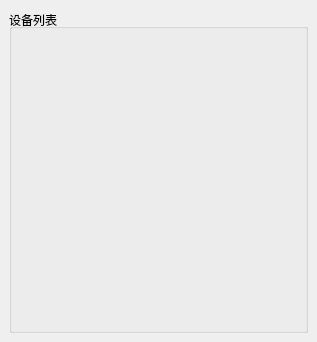
<?xml version="1.0" encoding="UTF-8"?>
<ui version="4.0">
 <class>MainWindow</class>
 <widget class="QMainWindow" name="MainWindow">
  <property name="geometry">
   <rect>
    <x>0</x>
    <y>0</y>
    <width>317</width>
    <height>342</height>
   </rect>
  </property>
  <property name="windowTitle">
   <string>MainWindow</string>
  </property>
  <widget class="QWidget" name="centralwidget">
   <layout class="QVBoxLayout" name="verticalLayout">
    <property name="spacing">
     <number>0</number>
    </property>
    <property name="leftMargin">
     <number>0</number>
    </property>
    <property name="topMargin">
     <number>0</number>
    </property>
    <property name="rightMargin">
     <number>0</number>
    </property>
    <property name="bottomMargin">
     <number>0</number>
    </property>
    <item>
     <widget class="QStackedWidget" name="stackedWidget">
      <widget class="QWidget" name="page_devicelist">
       <layout class="QVBoxLayout" name="verticalLayout_3">
        <item>
         <widget class="QGroupBox" name="groupBox_devicelist">
          <property name="font">
           <font>
            <underline>false</underline>
            <strikeout>false</strikeout>
           </font>
          </property>
          <property name="title">
           <string>设备列表</string>
          </property>
          <property name="alignment">
           <set>Qt::AlignLeading|Qt::AlignLeft|Qt::AlignVCenter</set>
          </property>
          <property name="flat">
           <bool>false</bool>
          </property>
          <layout class="QVBoxLayout" name="verticalLayout_4">
           <property name="spacing">
            <number>2</number>
           </property>
           <property name="leftMargin">
            <number>2</number>
           </property>
           <property name="topMargin">
            <number>5</number>
           </property>
           <property name="rightMargin">
            <number>2</number>
           </property>
           <property name="bottomMargin">
            <number>2</number>
           </property>
           <item>
            <widget class="DeviceList" name="devicelist" native="true"/>
           </item>
          </layout>
         </widget>
        </item>
       </layout>
      </widget>
      <widget class="QWidget" name="page_settings">
       <layout class="QVBoxLayout" name="verticalLayout_2">
        <item>
         <widget class="QTabWidget" name="tabWidget">
          <property name="currentIndex">
           <number>0</number>
          </property>
          <widget class="QWidget" name="netsettings">
           <attribute name="title">
            <string>网络设置</string>
           </attribute>
           <layout class="QGridLayout" name="gridLayout">
            <item row="0" column="1">
             <widget class="QLineEdit" name="lineEdit_address"/>
            </item>
            <item row="2" column="1">
             <widget class="QLineEdit" name="lineEdit_gateway"/>
            </item>
            <item row="2" column="0">
             <widget class="QLabel" name="label_gataway">
              <property name="text">
               <string>网关</string>
              </property>
             </widget>
            </item>
            <item row="0" column="0">
             <widget class="QLabel" name="label_address">
              <property name="text">
               <string>IPv4地址</string>
              </property>
             </widget>
            </item>
            <item row="1" column="0">
             <widget class="QLabel" name="label_netmask">
              <property name="text">
               <string>子网掩码</string>
              </property>
             </widget>
            </item>
            <item row="1" column="1">
             <widget class="QLineEdit" name="lineEdit_netmask">
              <property name="focusPolicy">
               <enum>Qt::TabFocus</enum>
              </property>
             </widget>
            </item>
           </layout>
          </widget>
          <widget class="ScenseList" name="scenselist">
           <attribute name="title">
            <string>广告设置</string>
           </attribute>
           <layout class="QVBoxLayout" name="verticalLayout_6"/>
          </widget>
         </widget>
        </item>
       </layout>
      </widget>
     </widget>
    </item>
   </layout>
  </widget>
  <widget class="QMenuBar" name="menubar">
   <property name="geometry">
    <rect>
     <x>0</x>
     <y>0</y>
     <width>317</width>
     <height>26</height>
    </rect>
   </property>
  </widget>
 </widget>
 <customwidgets>
  <customwidget>
   <class>DeviceList</class>
   <extends>QWidget</extends>
   <header location="global">devicelist.h</header>
   <container>1</container>
  </customwidget>
  <customwidget>
   <class>ScenseList</class>
   <extends>QWidget</extends>
   <header>scenselist.h</header>
   <container>1</container>
  </customwidget>
 </customwidgets>
 <resources/>
 <connections/>
</ui>
